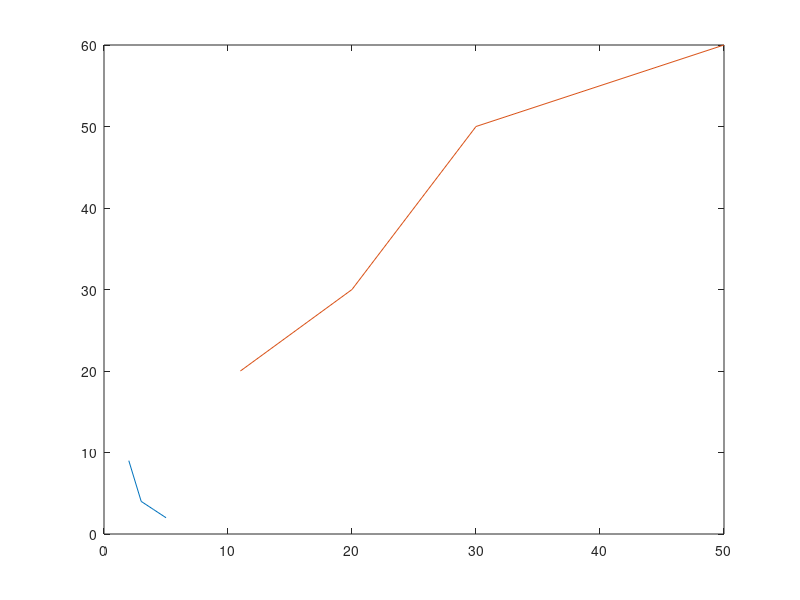

Reproduce this figure in MATLAB.
% x = 30:10:100;
% figure();
% % axes('NextPlot', 'add');  % Same as: hold on
% hold on
% for k = 1:8
%     y{k} = rand(size(x));
%     plot(x, y{k}, 'Color', rand(1, 3))
%     %axis equal
% end
x1=[2 3 4 5];
y1=[9 4 3 2];
x2=[11 20 30 50 ];
y2= [ 20 30 50 60];
figure()
axis equal
plot(x1,y1) 
hold on 
plot(x2,y2)
